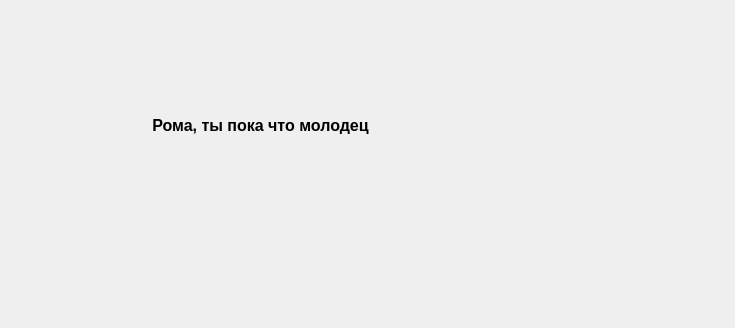
<?xml version="1.0" encoding="UTF-8"?>
<ui version="4.0">
 <class>New_window</class>
 <widget class="QDialog" name="New_window">
  <property name="geometry">
   <rect>
    <x>0</x>
    <y>0</y>
    <width>735</width>
    <height>328</height>
   </rect>
  </property>
  <property name="windowTitle">
   <string>Dialog</string>
  </property>
  <widget class="QLabel" name="label">
   <property name="geometry">
    <rect>
     <x>140</x>
     <y>70</y>
     <width>241</width>
     <height>111</height>
    </rect>
   </property>
   <property name="font">
    <font>
     <pointsize>12</pointsize>
     <bold>true</bold>
    </font>
   </property>
   <property name="text">
    <string>Рома, ты пока что молодец</string>
   </property>
   <property name="alignment">
    <set>Qt::AlignCenter</set>
   </property>
  </widget>
 </widget>
 <resources/>
 <connections/>
</ui>
